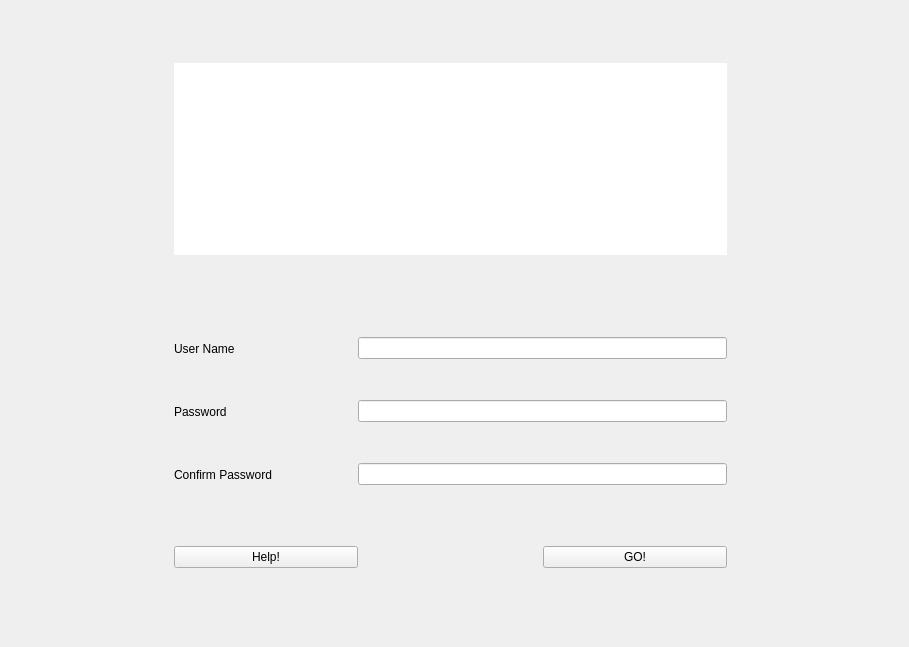
<?xml version="1.0" encoding="UTF-8"?>
<ui version="4.0">
 <class>MainWindow</class>
 <widget class="QMainWindow" name="MainWindow">
  <property name="geometry">
   <rect>
    <x>0</x>
    <y>0</y>
    <width>909</width>
    <height>647</height>
   </rect>
  </property>
  <property name="windowTitle">
   <string>MainWindow</string>
  </property>
  <widget class="QWidget" name="centralwidget">
   <widget class="QWidget" name="gridWidget" native="true">
    <property name="geometry">
     <rect>
      <x>-10</x>
      <y>0</y>
      <width>921</width>
      <height>651</height>
     </rect>
    </property>
    <layout class="QGridLayout" name="gridLayout">
     <property name="spacing">
      <number>0</number>
     </property>
     <item row="6" column="2">
      <widget class="QLabel" name="label_3">
       <property name="text">
        <string>Confirm Password</string>
       </property>
      </widget>
     </item>
     <item row="1" column="0">
      <spacer name="horizontalSpacer_4">
       <property name="orientation">
        <enum>Qt::Horizontal</enum>
       </property>
       <property name="sizeHint" stdset="0">
        <size>
         <width>40</width>
         <height>20</height>
        </size>
       </property>
      </spacer>
     </item>
     <item row="8" column="4">
      <widget class="QPushButton" name="go">
       <property name="text">
        <string>GO!</string>
       </property>
      </widget>
     </item>
     <item row="5" column="0">
      <spacer name="verticalSpacer_3">
       <property name="orientation">
        <enum>Qt::Vertical</enum>
       </property>
       <property name="sizeHint" stdset="0">
        <size>
         <width>20</width>
         <height>40</height>
        </size>
       </property>
      </spacer>
     </item>
     <item row="1" column="2" colspan="3">
      <widget class="QGraphicsView" name="logo">
       <property name="frameShape">
        <enum>QFrame::NoFrame</enum>
       </property>
       <property name="frameShadow">
        <enum>QFrame::Plain</enum>
       </property>
      </widget>
     </item>
     <item row="8" column="0">
      <spacer name="verticalSpacer">
       <property name="orientation">
        <enum>Qt::Vertical</enum>
       </property>
       <property name="sizeHint" stdset="0">
        <size>
         <width>20</width>
         <height>40</height>
        </size>
       </property>
      </spacer>
     </item>
     <item row="7" column="2">
      <spacer name="horizontalSpacer_3">
       <property name="orientation">
        <enum>Qt::Horizontal</enum>
       </property>
       <property name="sizeHint" stdset="0">
        <size>
         <width>40</width>
         <height>20</height>
        </size>
       </property>
      </spacer>
     </item>
     <item row="6" column="0">
      <spacer name="verticalSpacer_2">
       <property name="orientation">
        <enum>Qt::Vertical</enum>
       </property>
       <property name="sizeHint" stdset="0">
        <size>
         <width>20</width>
         <height>40</height>
        </size>
       </property>
      </spacer>
     </item>
     <item row="5" column="2">
      <widget class="QLabel" name="label_2">
       <property name="text">
        <string>Password</string>
       </property>
      </widget>
     </item>
     <item row="3" column="0">
      <spacer name="verticalSpacer_6">
       <property name="orientation">
        <enum>Qt::Vertical</enum>
       </property>
       <property name="sizeHint" stdset="0">
        <size>
         <width>20</width>
         <height>40</height>
        </size>
       </property>
      </spacer>
     </item>
     <item row="1" column="5">
      <spacer name="horizontalSpacer">
       <property name="orientation">
        <enum>Qt::Horizontal</enum>
       </property>
       <property name="sizeHint" stdset="0">
        <size>
         <width>40</width>
         <height>20</height>
        </size>
       </property>
      </spacer>
     </item>
     <item row="2" column="4">
      <spacer name="verticalSpacer_7">
       <property name="orientation">
        <enum>Qt::Vertical</enum>
       </property>
       <property name="sizeHint" stdset="0">
        <size>
         <width>20</width>
         <height>40</height>
        </size>
       </property>
      </spacer>
     </item>
     <item row="0" column="4">
      <spacer name="horizontalSpacer_5">
       <property name="orientation">
        <enum>Qt::Horizontal</enum>
       </property>
       <property name="sizeHint" stdset="0">
        <size>
         <width>40</width>
         <height>20</height>
        </size>
       </property>
      </spacer>
     </item>
     <item row="11" column="0">
      <spacer name="verticalSpacer_4">
       <property name="orientation">
        <enum>Qt::Vertical</enum>
       </property>
       <property name="sizeHint" stdset="0">
        <size>
         <width>20</width>
         <height>40</height>
        </size>
       </property>
      </spacer>
     </item>
     <item row="3" column="2">
      <widget class="QLabel" name="label">
       <property name="text">
        <string>User Name</string>
       </property>
      </widget>
     </item>
     <item row="0" column="2">
      <spacer name="verticalSpacer_5">
       <property name="orientation">
        <enum>Qt::Vertical</enum>
       </property>
       <property name="sizeHint" stdset="0">
        <size>
         <width>20</width>
         <height>40</height>
        </size>
       </property>
      </spacer>
     </item>
     <item row="8" column="2">
      <widget class="QPushButton" name="help">
       <property name="text">
        <string>Help!</string>
       </property>
      </widget>
     </item>
     <item row="2" column="3">
      <spacer name="horizontalSpacer_2">
       <property name="orientation">
        <enum>Qt::Horizontal</enum>
       </property>
       <property name="sizeHint" stdset="0">
        <size>
         <width>40</width>
         <height>20</height>
        </size>
       </property>
      </spacer>
     </item>
     <item row="3" column="3" colspan="2">
      <widget class="QLineEdit" name="uname"/>
     </item>
     <item row="5" column="3" colspan="2">
      <widget class="QLineEdit" name="cpasswd">
       <property name="echoMode">
        <enum>QLineEdit::Password</enum>
       </property>
      </widget>
     </item>
     <item row="6" column="3" colspan="2">
      <widget class="QLineEdit" name="passwd">
       <property name="echoMode">
        <enum>QLineEdit::Password</enum>
       </property>
      </widget>
     </item>
     <item row="8" column="3">
      <widget class="QLabel" name="eMesg">
       <property name="text">
        <string/>
       </property>
      </widget>
     </item>
    </layout>
   </widget>
  </widget>
 </widget>
 <resources/>
 <connections/>
</ui>
